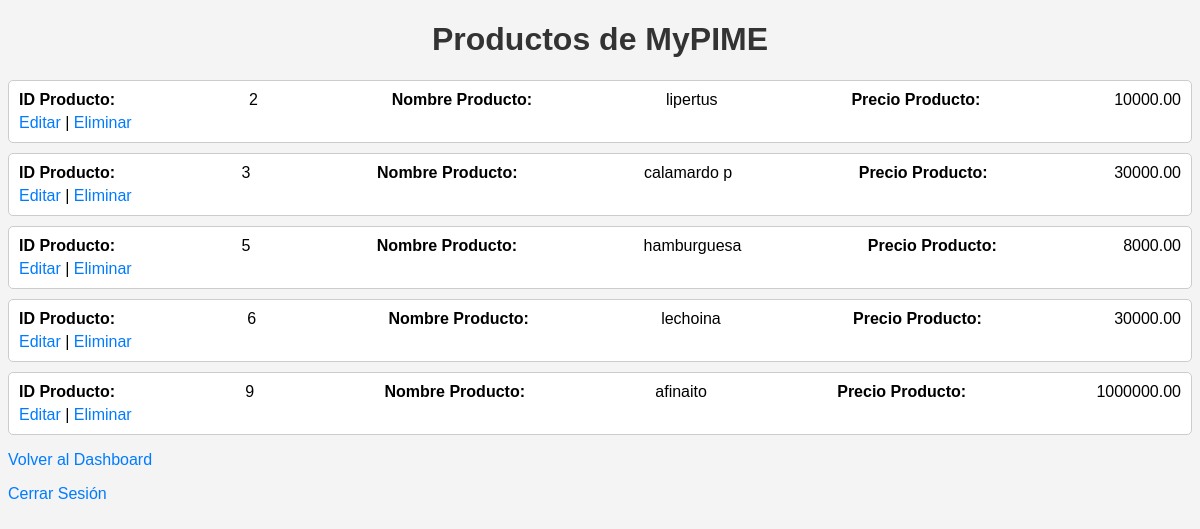
Page /ver_productos.php (signed in) on the earlier database version.
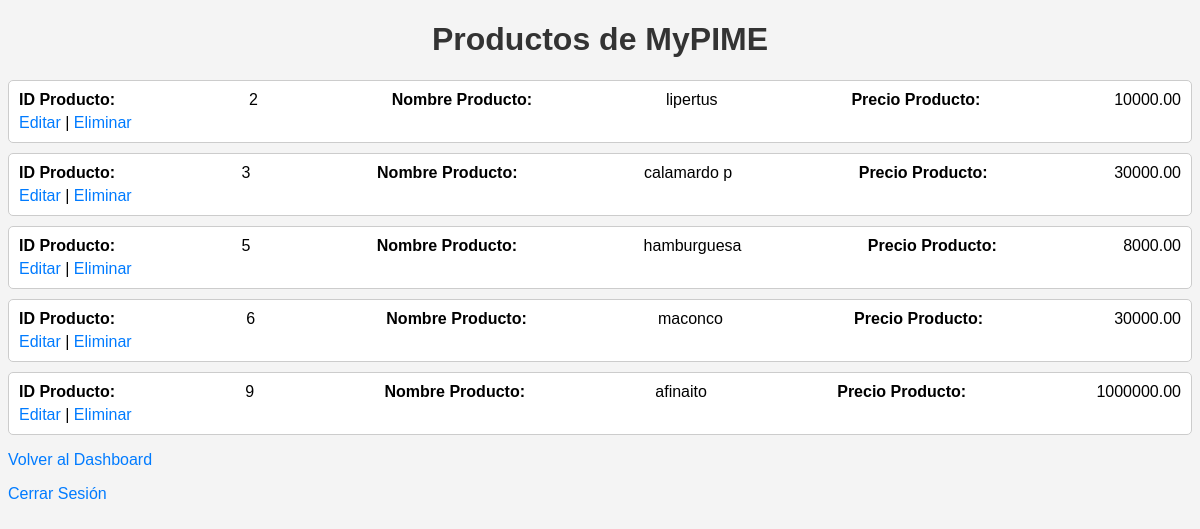
Same page on the later database version.
### tables this page shows
CREATE TABLE `tbl_products` (
  `id_product` int(11) NOT NULL,
  `id_mypime` int(11) NOT NULL,
  `nombre_product` varchar(255) NOT NULL,
  `price_product` decimal(20,2) NOT NULL,
  `description` text NOT NULL,
  `status` varchar(50) NOT NULL DEFAULT 'disponible',
  `image` varchar(255) DEFAULT NULL
);

### ver_productos.php (the view, shortened to what this page needs)
<?php
include 'conexion.php';
$id_mypime = $_SESSION['id_mypime'];
$query = "SELECT * FROM tbl_products WHERE id_mypime = $id_mypime";
$result = mysqli_query($conexion, $query);
$productos = [];
if (mysqli_num_rows($result) > 0) {
    while ($row = mysqli_fetch_assoc($result)) {
        $productos[] = $row;
    }
}
?>
<!DOCTYPE html>
<html>
<head>
</head>
<body>
    <h1>Productos de MyPIME</h1>
    <?php if (!empty($productos)): ?>
        <?php foreach ($productos as $producto): ?>
            <div class="product">
                <div class="product-info">
                    <strong>ID Producto:</strong> <?php echo $producto['id_product']; ?><br>
                    <strong>Nombre Producto:</strong> <?php echo $producto['nombre_product']; ?><br>
                    <strong>Precio Producto:</strong> <?php echo $producto['price_product']; ?><br>
                </div>
                <div class="product-actions">
                    <a href="editar_producto.php?id=<?php echo $producto['id_product']; ?>">Editar</a> |
                    <a href="eliminar_producto.php?id=<?php echo $producto['id_product']; ?>">Eliminar</a>
                </div>
            </div>
        <?php endforeach; ?>
    <?php else: ?>
        <p>No hay productos disponibles.</p>
    <?php endif; ?>
    <p><a href="dashboard_mypime.php">Volver al Dashboard</a></p>
    <p><a href="logout.php">Cerrar Sesión</a></p>
</body>
</html>

Differences in the rows shown:
changed tbl_products id 6: nombre_product "lechoina" → "maconco"
